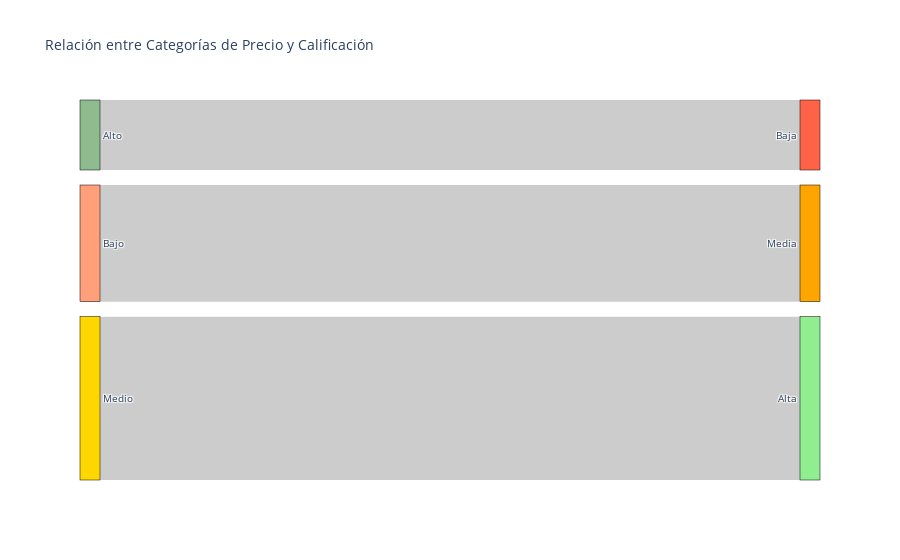

The cell this chart's notebook holds for it:
### Code cell
fig = go.Figure(go.Sankey(
    node=dict(
        pad=15,
        thickness=20,
        line=dict(color="black", width=0.5),
        label=['Bajo', 'Medio', 'Alto', 'Baja', 'Media', 'Alta'],
        color=['#FFA07A', '#FFD700', '#8FBC8F', '#FF6347', '#FFA500', '#90EE90']
    ),
    link=dict(
        source=[0, 1, 2, 0, 1, 2],
        target=[3, 4, 5, 4, 5, 3],
        value=[data_consulta28[data_consulta28['price_category'] == 'low']['total_wines'].sum(),
               data_consulta28[data_consulta28['price_category'] == 'medium']['total_wines'].sum(),
               data_consulta28[data_consulta28['price_category'] == 'high']['total_wines'].sum(),
               50, 70, 30]  # Cambiar por valores reales si están disponibles
    )
))

fig.update_layout(title_text="Relación entre Categorías de Precio y Calificación", font_size=10)
fig.show()

### Figure 1 — Plotly figure (JSON) as saved in the notebook; plotly's stock layout.template omitted (floating-point values rounded to 4 significant figures)
{"data": [{"link": {"source": [0, 1, 2, 0, 1, 2], "target": [3, 4, 5, 4, 5, 3], "value": [0, 0, 0, 50, 70, 30]}, "node": {"color": ["#FFA07A", "#FFD700", "#8FBC8F", "#FF6347", "#FFA500", "#90EE90"], "label": ["Bajo", "Medio", "Alto", "Baja", "Media", "Alta"], "line": {"color": "black", "width": 0.5}, "pad": 15, "thickness": 20}, "type": "sankey"}], "layout": {"font": {"size": 10}, "title": {"text": "Relación entre Categorías de Precio y Calificación"}}}
